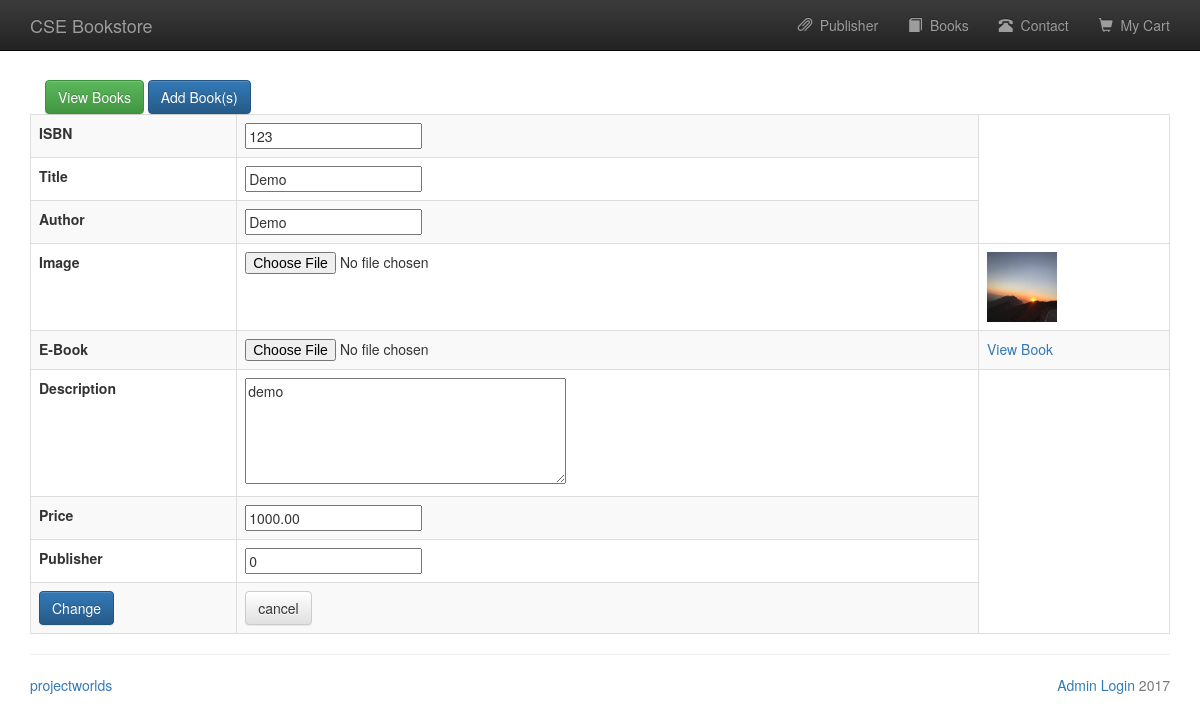
Screenshot of /admin/admin_edit.php?bookisbn=123 with the database file from the repository.
### tables this page shows
CREATE TABLE `books` (
  `book_isbn` varchar(20) NOT NULL,
  `book_title` varchar(60) DEFAULT NULL,
  `book_author` varchar(60) DEFAULT NULL,
  `book_image` varchar(40) DEFAULT NULL,
  `book_descr` text NOT NULL,
  `book_pdf` text NOT NULL,
  `book_category` varchar(11) NOT NULL,
  `book_type` varchar(11) NOT NULL,
  `book_price` decimal(6,2) NOT NULL,
  `publisherid` int(10) UNSIGNED NOT NULL
);

### admin/admin_edit.php (the view, shortened to what this page needs)
<?php
	require_once "./template/header.php";
	$conn = db_connect();
	if(isset($_GET['bookisbn'])){
		$book_isbn = $_GET['bookisbn'];
	} else {
		echo "Empty query!";
		exit;
	}
	$query = "SELECT * FROM books WHERE book_isbn = '$book_isbn'";
	$result = mysqli_query($conn, $query);
	$row = mysqli_fetch_assoc($result);
?>
	<div class="container">
		<a href="admin_book.php" class="btn btn-success">View Books</a>
		<a href="book_add.php" class="btn btn-primary">Add Book(s)</a>
	</div>
	<table class="table table-striped table-bordered">
	<form method="POST" action="admin_edit.php?bookisbn=<?php echo $_GET['bookisbn']; ?>" enctype="multipart/form-data">
			<tr>
				<th>ISBN</th>
				<td><input type="text" name="book_isbn" value="<?php echo $row['book_isbn'];?>" readOnly="true"></td>
			</tr>
			<tr>
				<th>Title</th>
				<td><input type="text" name="book_title" value="<?php echo $row['book_title'];?>" required></td>
			</tr>
			<tr>
				<th>Author</th>
				<td><input type="text" name="book_author" value="<?php echo $row['book_author'];?>" required></td>
			</tr>
			<tr>
				<th>Image</th>
				<td><input type="file" accept=".jpg,.png" name="book_image" ></td>
				<td><img src="upload/image/<?php echo $row['book_image']; ?>" width="70" height="70" /></td>
			</tr>
			<th>E-Book</th>
				<td><input type="file" accept=".pdf" name="book_pdf" ></td>
				<td><a href="upload/pdf/<?php echo $row['book_pdf']; ?> "> View Book</a></td>
			<tr>
				<th>Description</th>
				<td><textarea name="book_descr" value="<?php echo $row['book_descr'];?>" cols="40" rows="5"><?php echo $row['book_descr'];?></textarea>
			</tr>
			<tr>
				<th>Price</th>
				<td><input type="text" name="book_price" value="<?php echo $row['book_price'];?>" required></td>
			</tr>
			<tr>
				<th>Publisher</th>
				<td><input type="text" name="book_publisher" value="<?php echo $row['publisherid']; ?>" required></td>
			</tr>
			<tr>
				<th><input type="submit" name="save_change" value="Change" class="btn btn-primary"></th>
				<th><input type="reset" value="cancel" class="btn btn-default"></th>
		</tr>
	</form>
	</table>
<?php
	require "./template/footer.php"
?>

### rows the page displays
books: book_isbn "123", book_title "Demo", book_author "Demo", book_image (picture), book_descr "demo", book_price "1000.00", book_publisher "0"
